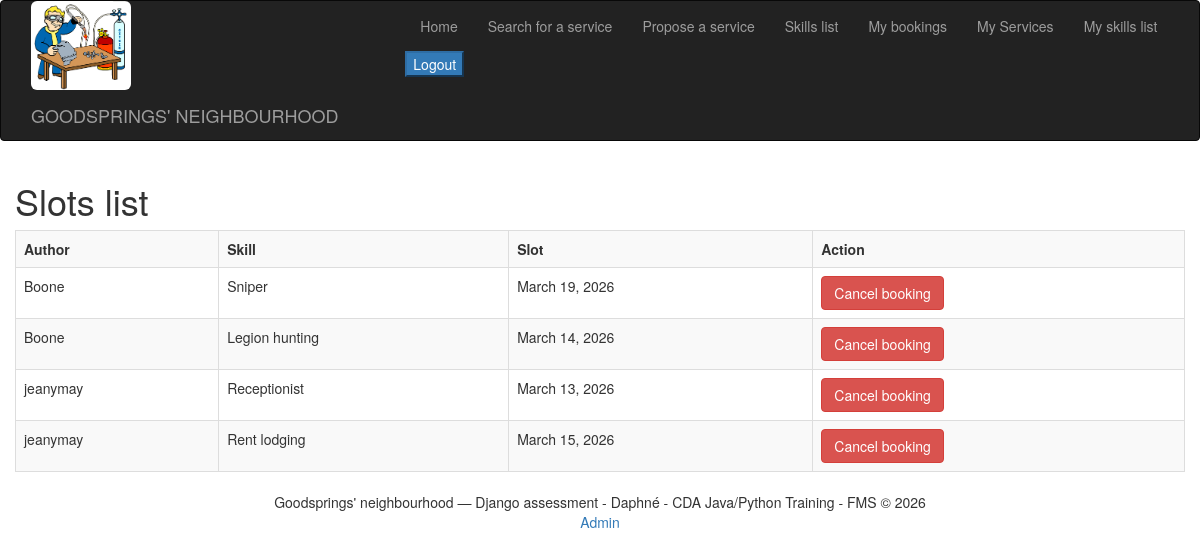
The app's page /skillbook/my_bookings_list/ (signed in) with its own data.
### skillbook/models.py (models this page shows, shortened)
class Booking(models.Model):
    slot = models.ForeignKey(Slot, on_delete=models.CASCADE)
    booker_user = models.ForeignKey(User, on_delete=models.CASCADE, default=0)
    is_booked = models.BooleanField(default=False)

class Slot(models.Model):
    user_skill = models.ForeignKey(UserSkill, on_delete=models.CASCADE)
    slot_date = models.DateField(auto_now=False, default=date.today)

class UserSkill(models.Model):
    user = models.ForeignKey(User, on_delete=models.CASCADE)
    skill = models.ForeignKey(Skill, on_delete=models.CASCADE)

class Skill(models.Model):
    name = models.CharField(max_length=200)

### skillbook/views.py (the view)
# urls.py: path('my_bookings_list/', views.get_my_bookings, name='my_bookings_list'),
@login_required
def get_my_bookings(request: HttpRequest) -> HttpResponse:
    user_bookings = Booking.objects.filter(booker_user=request.user, is_booked=True)
    return render(request, 'skillbook/my_bookings_list.html', {'bookings': user_bookings})

### skillbook/templates/skillbook/my_bookings_list.html (shortened to what this page needs)
{% extends "base.html" %}
{% block content %}
<h1 class="h1">Slots list</h1>
<table class="table table-striped table-bordered ">
    <tr>
        <th>Author</th>
        <th>Skill</th>
        <th>Slot</th>
        <th>Action</th>
    </tr>
    {% for booking in bookings%}
    <tr>
        <td>{{ booking.slot.user_skill.user.username }}</td>
        <td>{{ booking.slot.user_skill.skill.name }}</td>
        <td>{{ booking.slot.slot_date }}
        <td>
            <form method="post" action="{% url 'skillbook:cancel_booking' booking.id %}">
                <button type="submit" class="btn btn-danger">Cancel booking</button>
            </form>
        </td>
    </tr>
    {% endfor %}
</table>
{% endblock %}

### records on screen
Booking: slot.user_skill.user.username "Boone", slot.user_skill.skill.name "Sniper", slot.slot_date "March 19, 2026"
Booking: slot.user_skill.user.username "Boone", slot.user_skill.skill.name "Legion hunting", slot.slot_date "March 14, 2026"
Booking: slot.user_skill.user.username "jeanymay", slot.user_skill.skill.name "Receptionist", slot.slot_date "March 13, 2026"
Booking: slot.user_skill.user.username "jeanymay", slot.user_skill.skill.name "Rent lodging", slot.slot_date "March 15, 2026"
